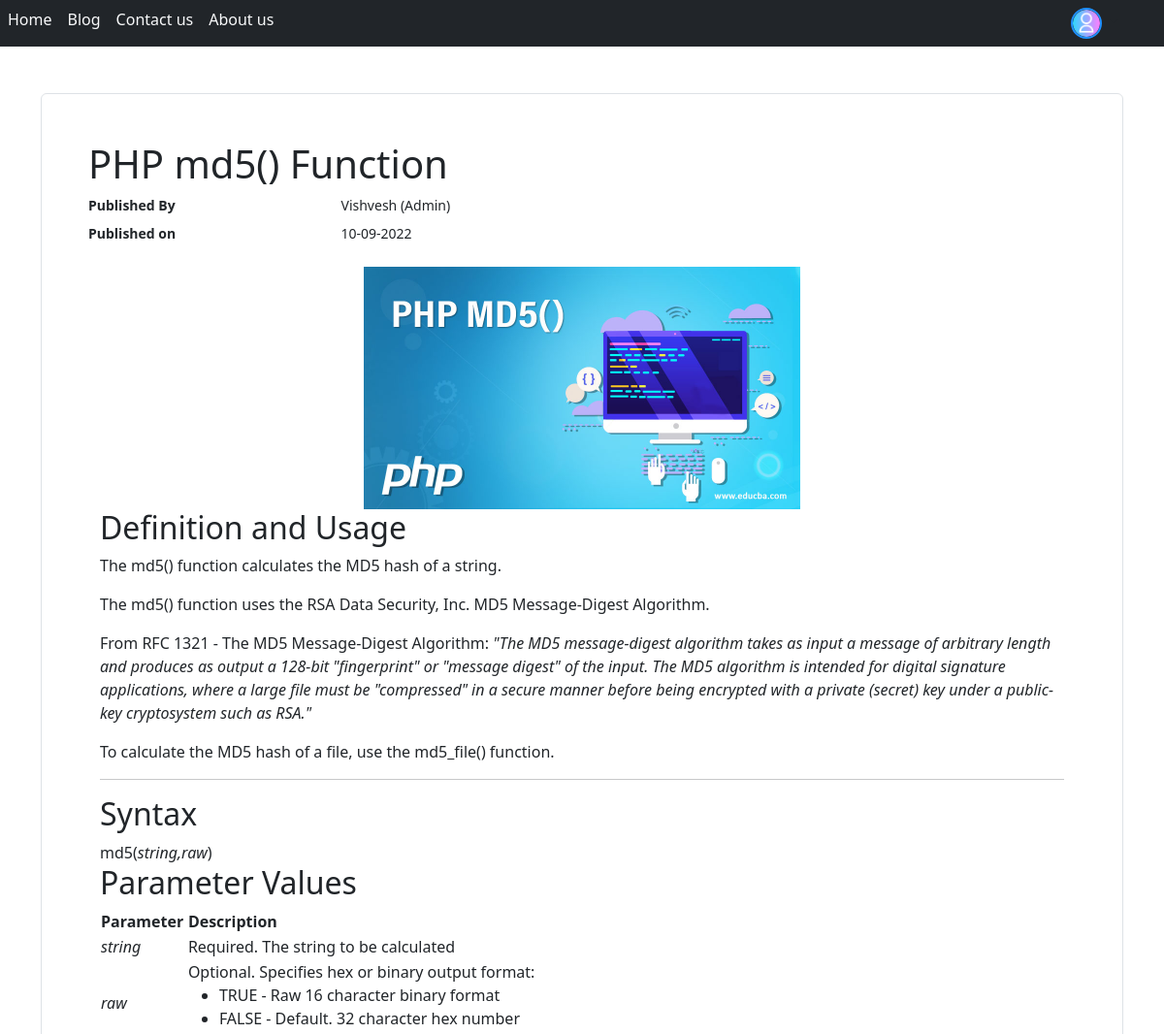
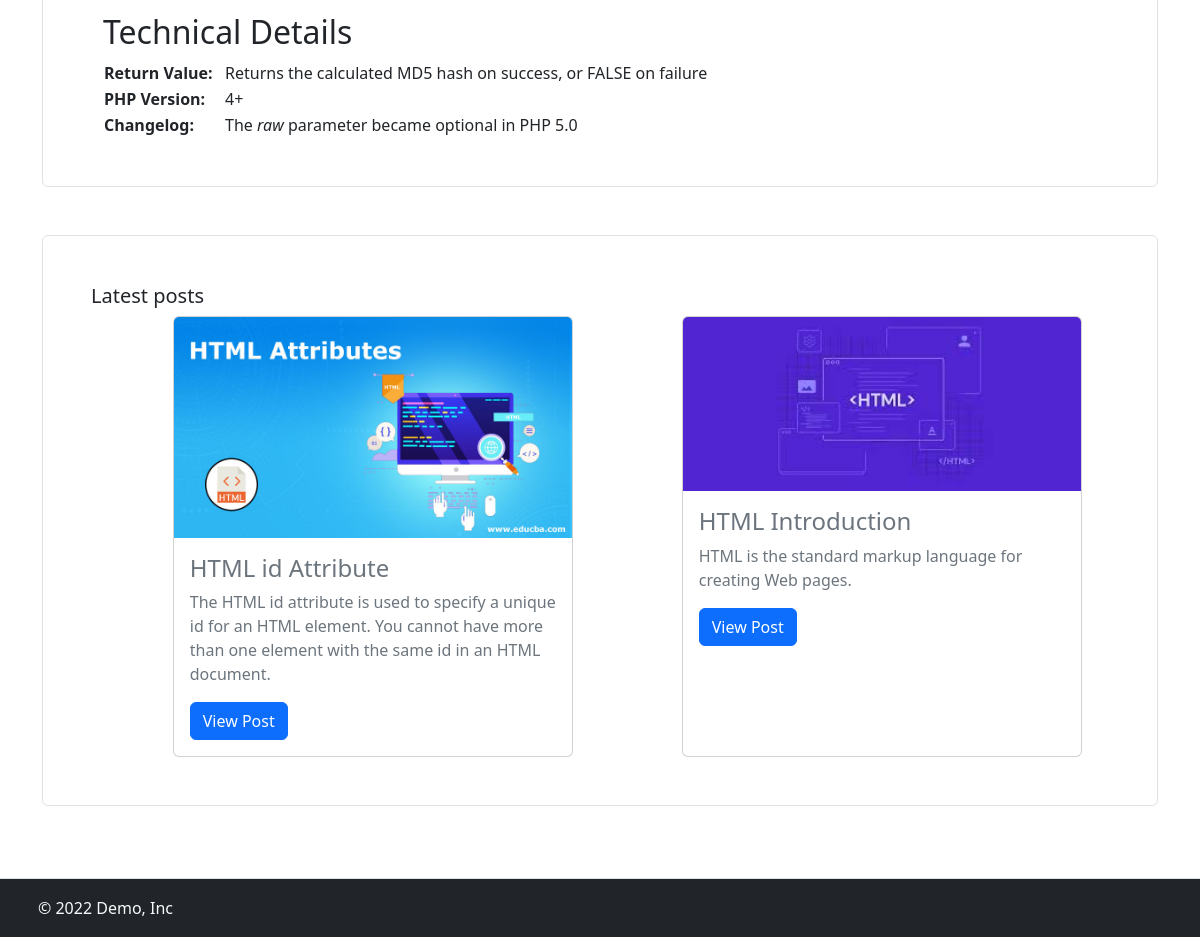
The app's page /view-post.php?id=1 (signed in) with its own data (2 pictures, top to bottom).
### tables this page shows
CREATE TABLE `post` (
  `id` int(11) NOT NULL,
  `heading` text NOT NULL,
  `short_description` text NOT NULL,
  `description` longtext NOT NULL,
  `thumbnail` varchar(255) NOT NULL,
  `date` datetime NOT NULL DEFAULT current_timestamp()
);

### view-post.php (the view, shortened to what this page needs)
<?php
require "connection.php";
if (isset($_SESSION['id'])) {
  $id = mysqli_real_escape_string($conn, $_REQUEST['id']);
  $query = "SELECT * FROM `post` WHERE `id`=$id";
  $result = mysqli_query($conn, $query);
  $row = mysqli_num_rows($result);
  if ($row == 1) {
    $post = mysqli_fetch_assoc($result);
    $date = strtotime($post['date']);
?>
<!DOCTYPE html>
<html>
<head>
</head>
<body>
    <?php require "loggednav.php"; ?>
    <div class="container">
        <div class="d-flex justify-content-around flex-wrap">
            <div class="border rounded p-5 w-100">
                <h1><?php if (isset($post['heading'])) {
                  echo $post['heading'];
                } ?>
                </h1>
                <small>
                    <dl class="row small-text">
                        <dt class="col-sm-3">Published By</dt>
                        <dd class="col-sm-9">Vishvesh (Admin)</dd>
                        <dt class="col-sm-3">Published on</dt>
                        <dd class="col-sm-9"><?php echo date("d-m-Y", $date); ?></dd>
                    </dl>
                </small>
                <div class="container-fluid d-flex justify-content-center" style="height:250px; width:inherit;">
                    <img src="<?php echo $post['thumbnail']; ?>" class="img-fluid" alt="Thumbnail image">
                </div>
                <div class="container-fluid">
                    <?php echo $post['description']; ?>
                </div>
            </div>
        </div>
        <?php
        }
          ?>
        <div class="border rounded mt-5 p-5 w-100">
            <h5>Latest posts</h5>
            <div class="d-flex justify-content-around flex-wrap">
                <?php
              $query1 = "SELECT * FROM `post` ORDER BY `id` DESC LIMIT 2";
              $result1 = mysqli_query($conn, $query1);
              if ($row > 0) {
                while ($latest = mysqli_fetch_assoc($result1)) {
              ?>
                <a href="./view-post.php?id=<?php echo $latest['id'] ?>" class="text-decoration-none text-muted">
                    <div class="card" style="width:400px">
                        <img class="card-img-top" src="<?php echo $latest['thumbnail']; ?>" alt="Thumbnail image">
                        <div class="card-body">
                            <h4 class="card-title"><?php echo $latest['heading']; ?></h4>
                            <p class="card-text"><?php echo $latest['short_description'] ?></p>
                            <a href="./view-post.php?id=<?php echo $latest['id'] ?>" class="btn btn-primary mt-3">View
                                Post</a>
                        </div>
                    </div>
                </a>
                <?php
                }
              }
              ?>
            </div>
        </div>
    </div>
    <br><br>
    <?php require "footer.php"; ?>
</body>
</html>
<?php
}
else{
  header("Location:login.php");
}
  ?>

### loggednav.php (shortened to what this page needs)
<!doctype html>
<html lang="en">
  <head>
    <link rel="stylesheet" href="https://cdnjs.cloudflare.com/ajax/libs/font-awesome/6.1.2/css/all.min.css" />
    <link href="https://cdn.jsdelivr.net/npm/bootstrap@5.2.0/dist/css/bootstrap.min.css" rel="stylesheet">
  </head>
  <body>
  <div class="d-flex flex-wrap align-items-center justify-content-center justify-content-lg-start bg-dark mb-md-5">
        <ul class="nav col-12 col-lg-auto me-lg-auto mb-2 justify-content-center mb-md-10">
          <li><a href="./index.php" class="nav-link px-2 link-light">Home</a></li>
          <li><a href="./posts.php" class="nav-link px-2 link-light">Blog</a></li>
          <li><a href="./contact-us.php" class="nav-link px-2 link-light">Contact us</a></li>
          <li><a href="./about-us.php" class="nav-link px-2 link-light">About us</a></li>
        </ul>
        <div class="dropdown text-end me-md-5">
          <a href="#" class="d-block link-dark text-decoration-none dropdown-toggle " data-bs-toggle="dropdown" aria-expanded="false">
          <img src="<?php if(isset($_SESSION['pic'])){echo $_SESSION['pic'];} else{ echo './images/profile.png';}?>" alt="mdo" width="32" height="32" class="rounded-circle" id="nav-pic">
          </a>
        </div>
      </div>
  </body>
</html>

### footer.php
<footer class="d-flex flex-wrap justify-content-between align-items-center py-3 mt-4 border-top bg-dark">
    <div class="col-md-4 d-flex align-items-center">
      <a href="./index.php" class="mb-3 me-2 mb-md-0 text-light text-decoration-none lh-1">
        <svg class="bi" width="30" height="24"><use xlink:href="#bootstrap"></use></svg>
      </a>
      <span class="mb-3 mb-md-0 text-light">© 2022 Demo, Inc</span>
    </div>
    <ul class="nav col-md-4 justify-content-end list-unstyled d-flex">
      <li class="ms-3"><a class="text-light" href="#"><svg class="bi" width="24" height="24"><use xlink:href="#twitter"></use></svg></a></li>
      <li class="ms-3"><a class="text-light" href="#"><svg class="bi" width="24" height="24"><use xlink:href="#instagram"></use></svg></a></li>
      <li class="ms-3"><a class="text-light" href="#"><svg class="bi" width="24" height="24"><use xlink:href="#facebook"></use></svg></a></li>
    </ul>
  </footer>

### loggednav.php (style rules this page uses)
#nav-pic { border: 2px solid Dodgerblue; }

### records on screen
post: heading "PHP md5() Function", date "10-09-2022", thumbnail (picture), description "Definition and Usage The md5() function calculates the MD5 hash of a string. The md5() function uses the RSA Data Security, Inc. MD5 Message-Digest Algorithm. From RFC 1321 - The MD5 Message-Digest Algorithm: \"The MD5 message-digest algorithm takes as input a message of arbitrary length and produces as output a 128-bit \"fingerprint\" or \"message digest\" of the input. The MD5 algorithm is intended for digital signature applications, where a large file must be \"compressed\" in a secure manner before being encrypted with a private (secret) key under a public-key cryptosystem such as RSA.\" To calculate the MD5 hash of a file, use the md5_file() function. Syntax md5( string,raw ) Parameter Values…"
post: thumbnail (picture), heading "HTML id Attribute", short_description "The HTML id attribute is used to specify a unique id for an HTML element. You cannot have more than one element with the same id in an HTML document."
post: thumbnail (picture), heading "HTML Introduction", short_description "HTML is the standard markup language for creating Web pages."
